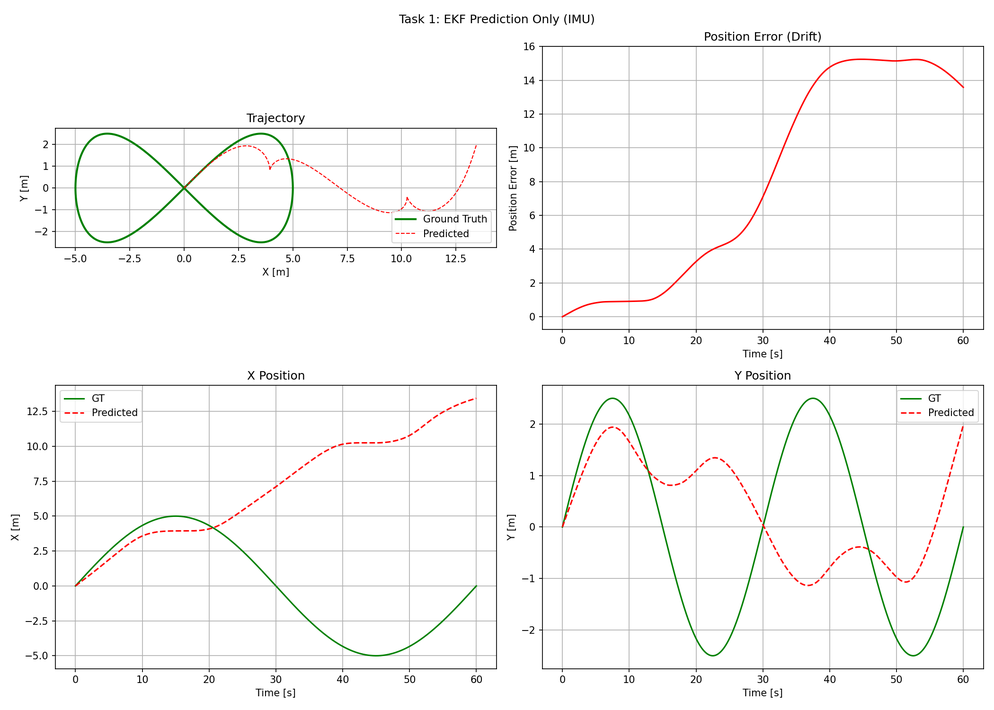
#> input picture week_02/lab_solutions/task1_prediction.png, 994 x 710 px, shrunk from 2100 x 1500 before the run
$ python -i task2_solution.py   (imports and definitions only)
#> lines starting #> are read from the running program, lines starting #| are printed output that depends on the picture
#!/usr/bin/env python3
"""
Week 10 - Task 2 Solution: Feature Detection and Matching
Harris corner detector, patch descriptors, brute-force matching with ratio test.
"""

import os
import numpy as np
import matplotlib
# [1 line not run here, left out]
import matplotlib.pyplot as plt
from scipy.ndimage import gaussian_filter


def harris_corner_response(image, k=0.04, window_size=5):
    """Compute Harris corner response using structure tensor."""
#> called with k = 0.04, window_size = 5
    # Compute gradients using finite differences
    Iy, Ix = np.gradient(image)
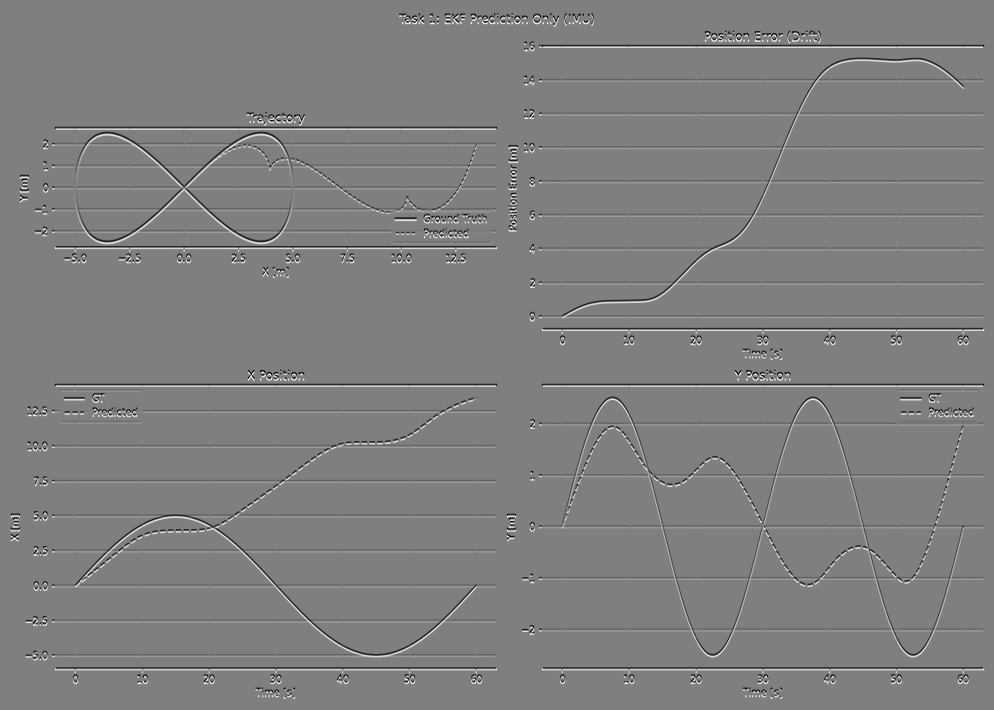
#> Iy: shape (710, 994) float64; min -127.5, max 127.5, mean 0; drawn with min black and max white

    # Structure tensor components
    Ixx = gaussian_filter(Ix * Ix, sigma=window_size / 3.0)
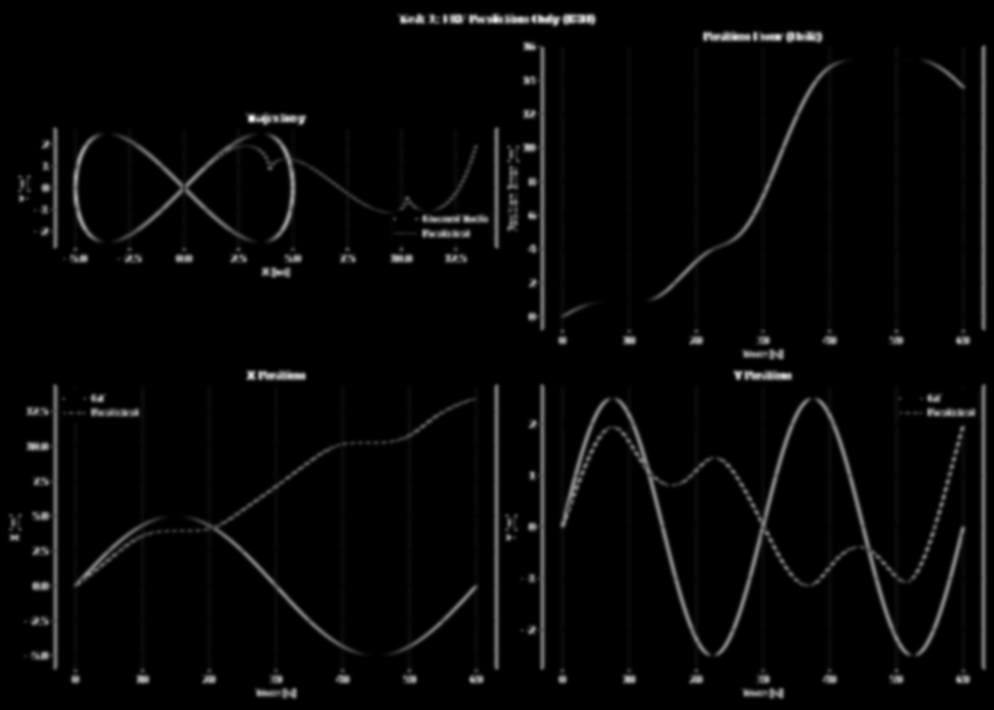
#> Ixx: shape (710, 994) float64; min 0, max 7790.2, mean 211.8; drawn with min black and max white
    Iyy = gaussian_filter(Iy * Iy, sigma=window_size / 3.0)
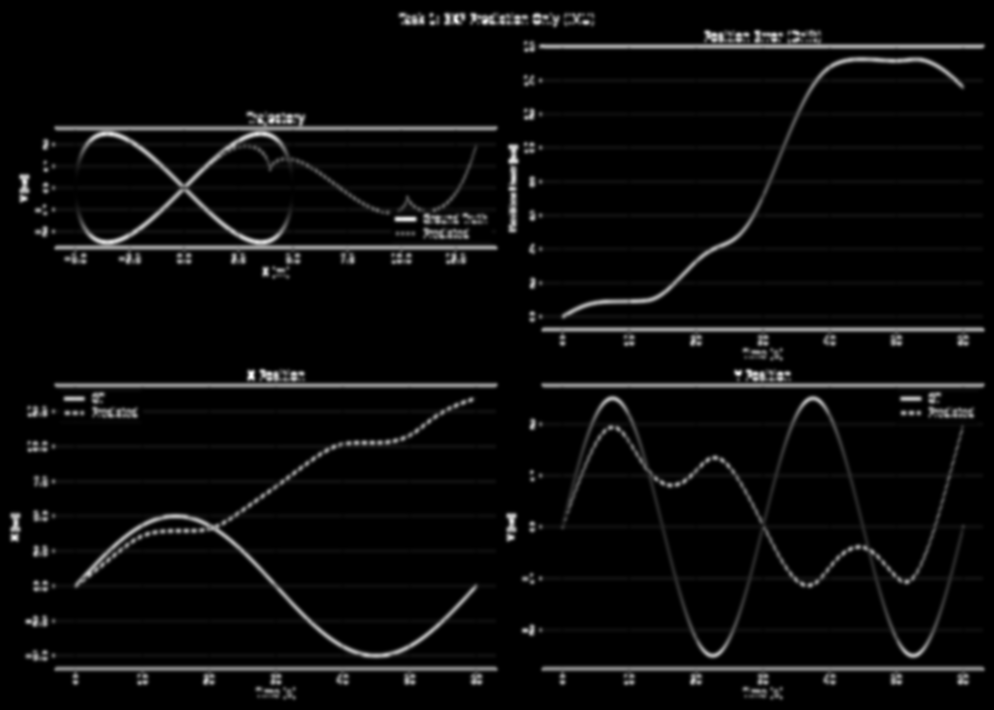
#> Iyy: shape (710, 994) float64; min 0, max 5622.6, mean 231.8; drawn with min black and max white
    Ixy = gaussian_filter(Ix * Iy, sigma=window_size / 3.0)
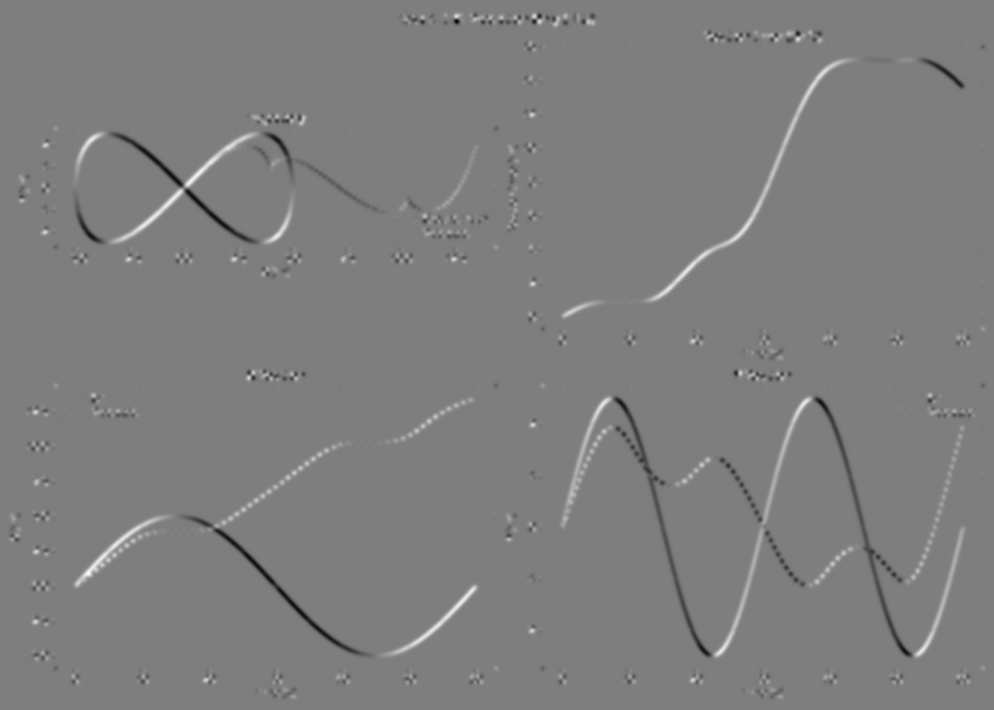
#> Ixy: shape (710, 994) float64; min -4029.4, max 4122.3, mean 9.2; drawn with min black and max white

    # Harris response: det(M) - k * trace(M)^2
    det_M = Ixx * Iyy - Ixy * Ixy
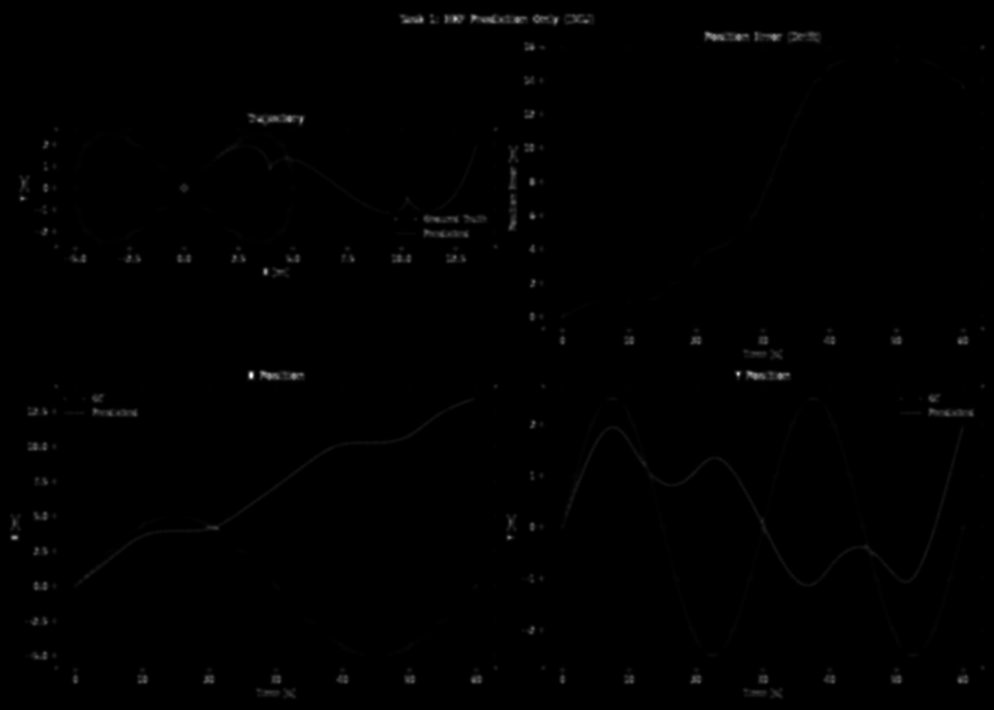
#> det_M: shape (710, 994) float64; min 0, max 37094339.4, mean 167672.6; drawn with min black and max white
    trace_M = Ixx + Iyy
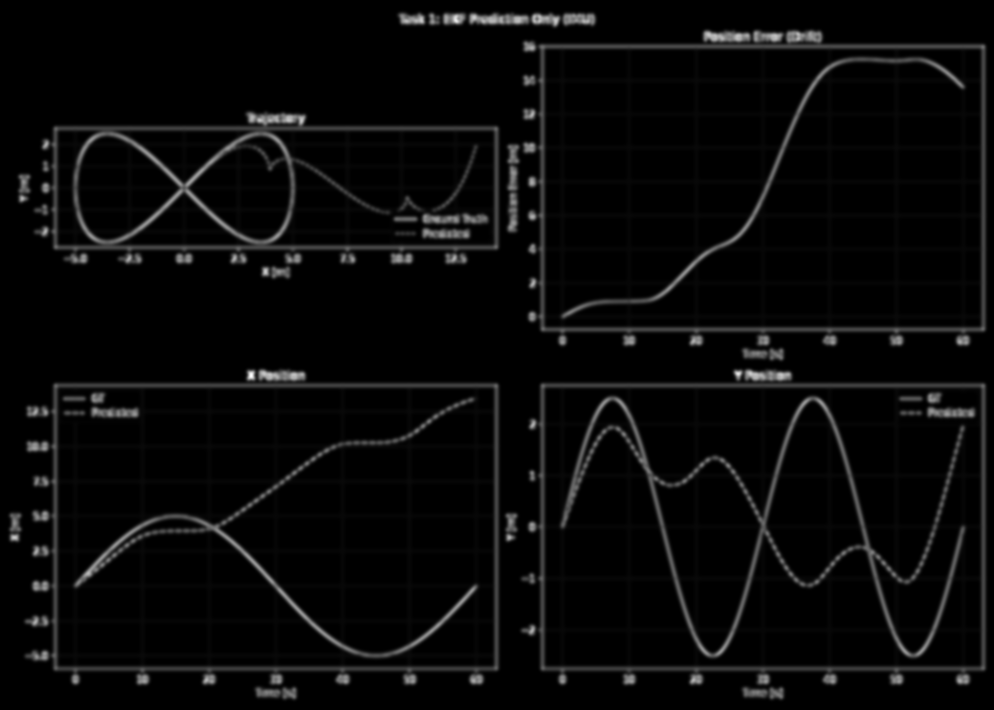
#> trace_M: shape (710, 994) float64; min 0, max 12227.9, mean 443.6; drawn with min black and max white
    response = det_M - k * trace_M * trace_M

    return response


# [149 lines left out: functions non_maximum_suppression, compute_simple_descriptor, match_features, main, not called in this run]


# [2 lines not run here, left out]

>>> import cv2
>>> picture = cv2.imread('../../week_02/lab_solutions/task1_prediction.png', cv2.IMREAD_GRAYSCALE)
>>> result = harris_corner_response(picture)

$ run again, on week_02/lab_solutions/task2_encoder_update.png
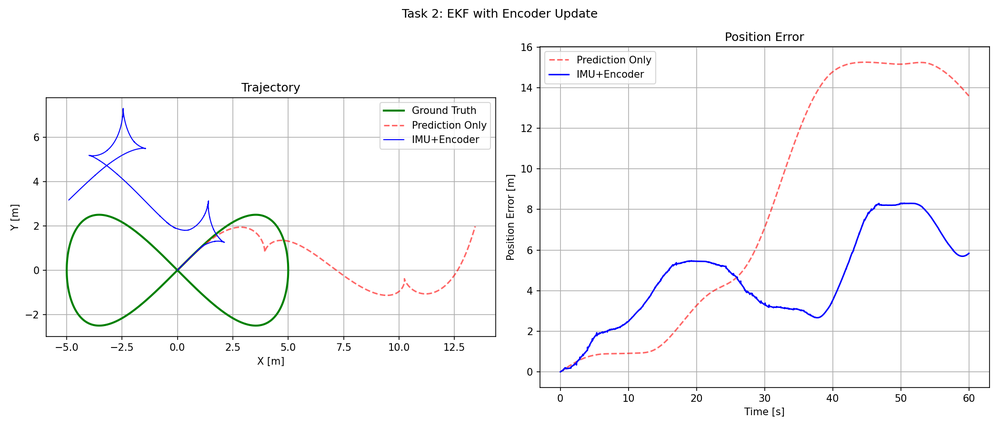
#> input picture week_02/lab_solutions/task2_encoder_update.png, 1000 x 429 px, shrunk from 2100 x 900 before the run
#> in harris_corner_response, `trace_M = Ixx + Iyy`:
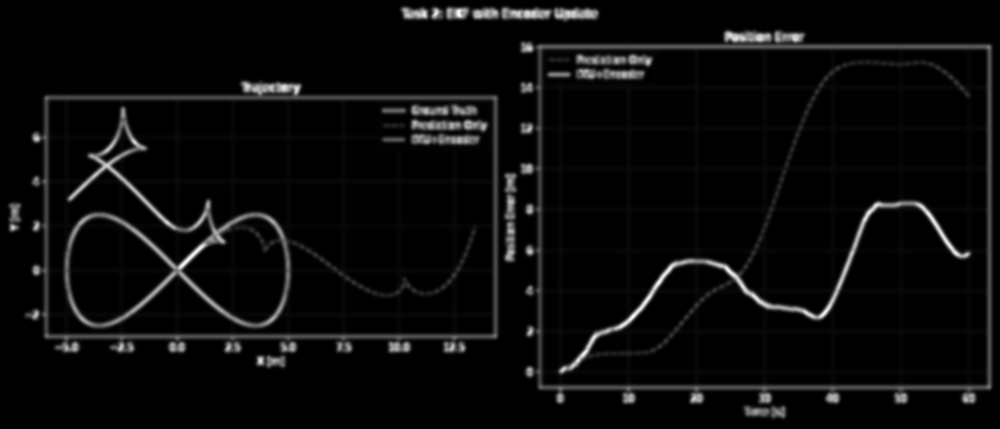
#> trace_M: shape (429, 1000) float64; min 0, max 10780.8, mean 458.4; drawn with min black and max white
#> in harris_corner_response, `response = det_M - k * trace_M * trace_M`:
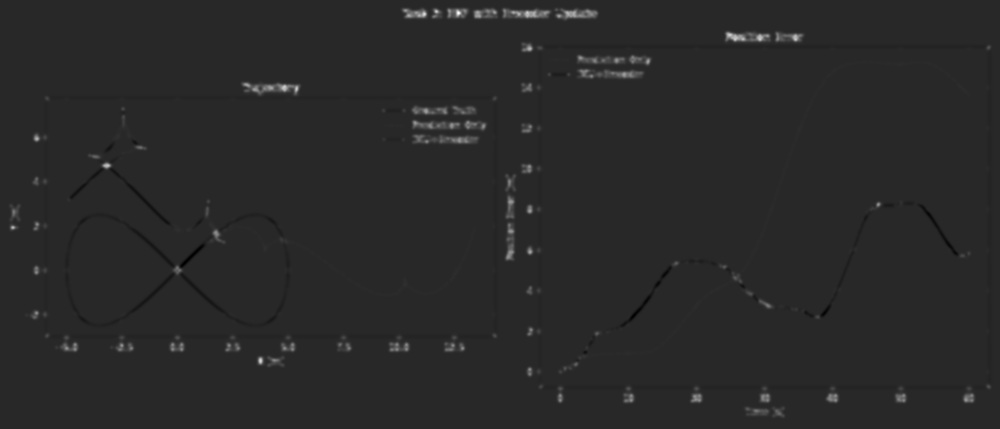
#> response: shape (429, 1000) float64; min -4354246.2, max 23202339.8, mean 121426.1; drawn with min black and max white

$ run again, on week_02/lab_solutions/task3_gps_update.png
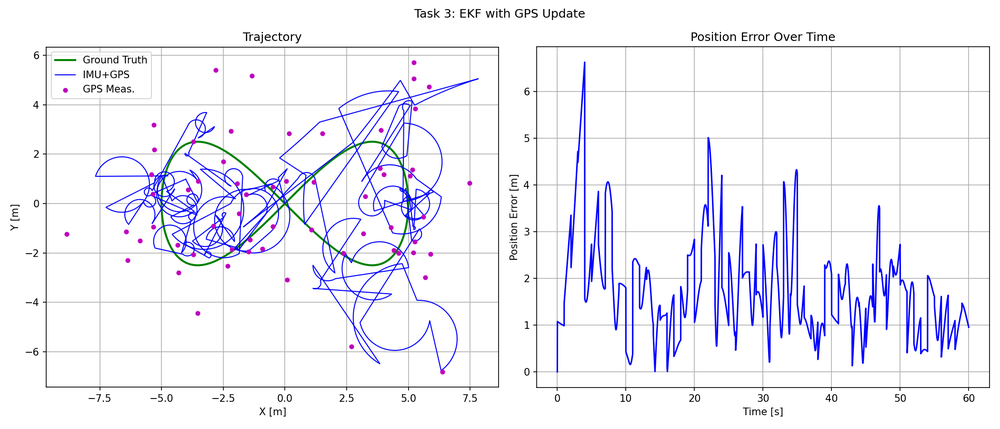
#> input picture week_02/lab_solutions/task3_gps_update.png, 1000 x 429 px, shrunk from 2100 x 900 before the run
#> in harris_corner_response, `trace_M = Ixx + Iyy`:
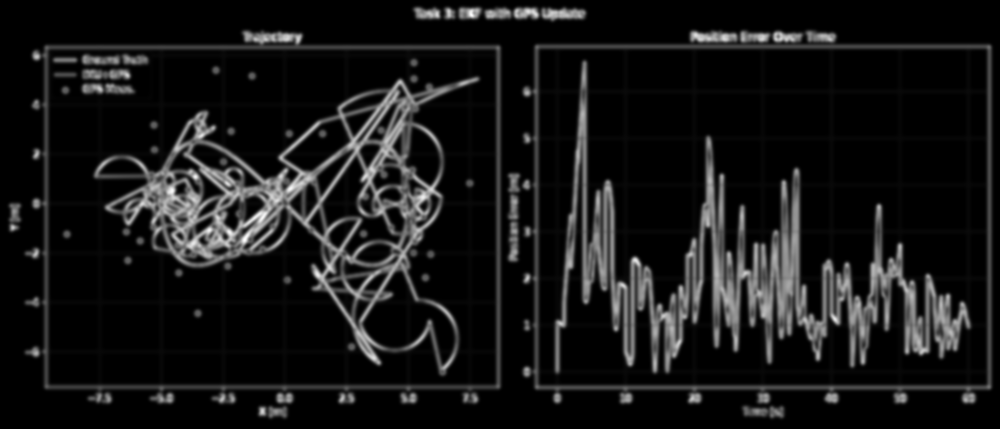
#> trace_M: shape (429, 1000) float64; min 0, max 11415.6, mean 1038.5; drawn with min black and max white
#> in harris_corner_response, `response = det_M - k * trace_M * trace_M`:
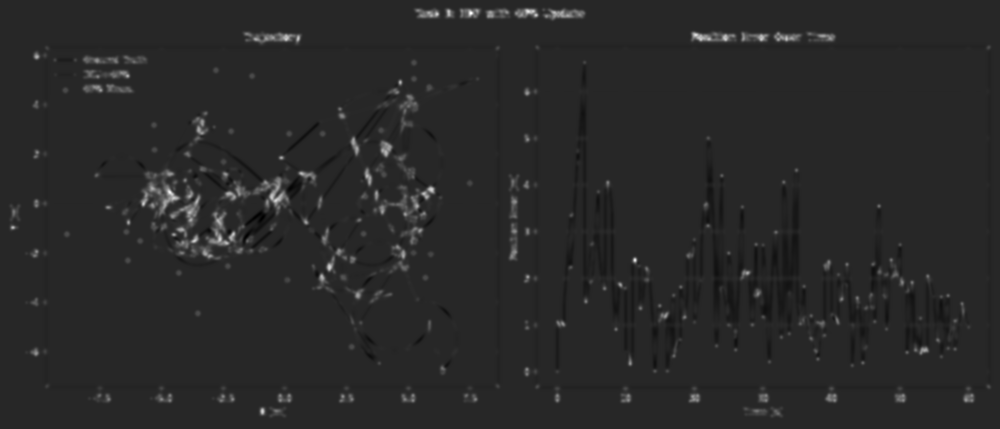
#> response: shape (429, 1000) float64; min -4264301, max 23590236, mean 214698.7; drawn with min black and max white

$ run again, on week_02/lab_solutions/task6_full_ekf.png
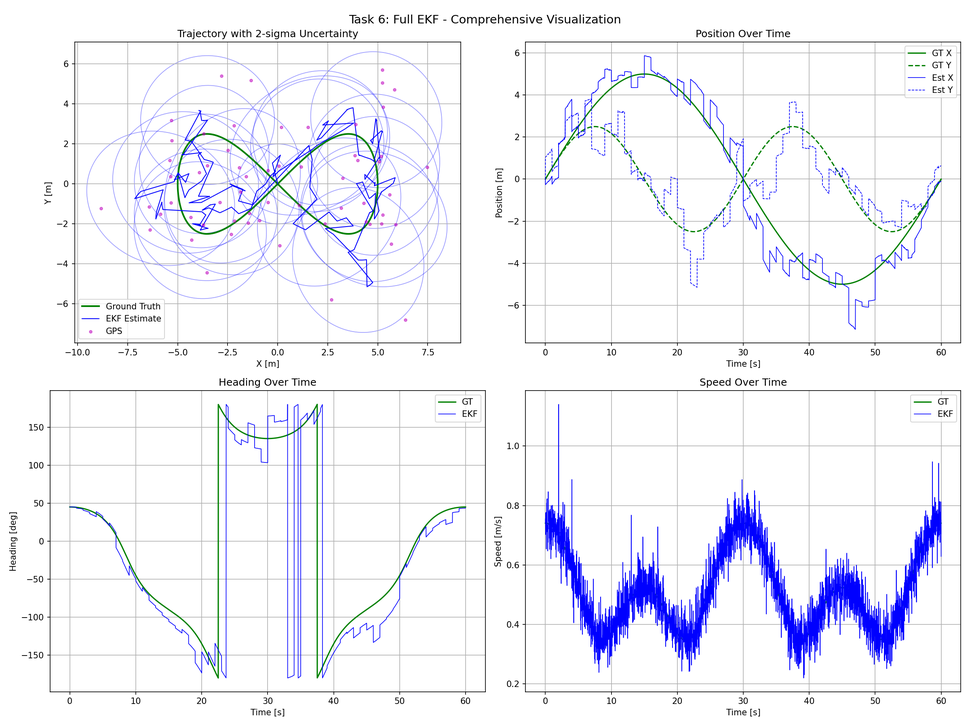
#> input picture week_02/lab_solutions/task6_full_ekf.png, 970 x 727 px, shrunk from 2400 x 1800 before the run
#> in harris_corner_response, `trace_M = Ixx + Iyy`:
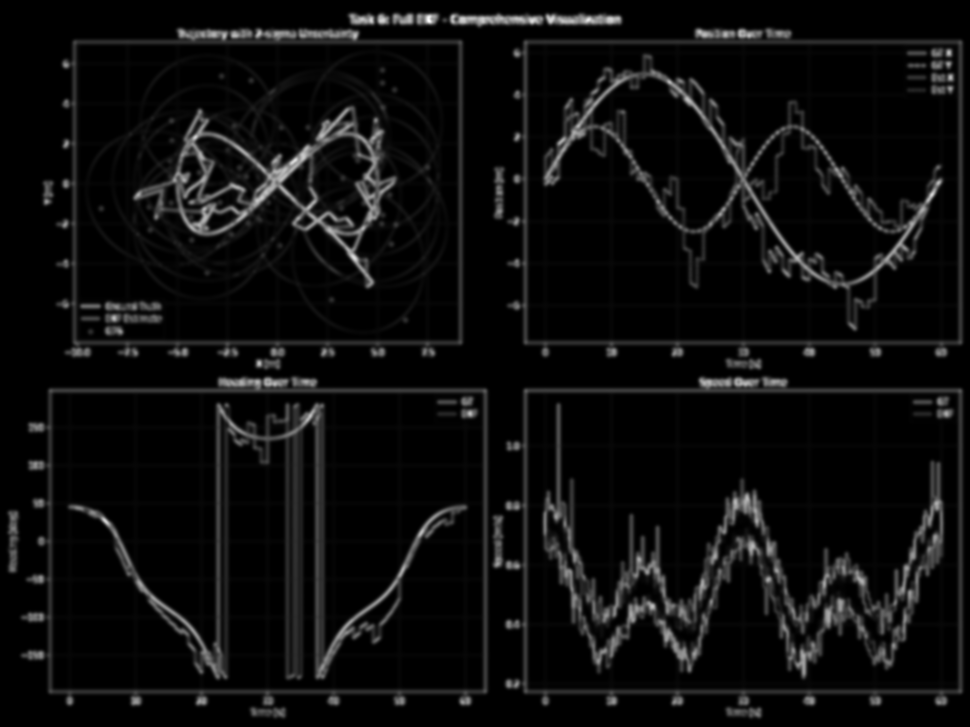
#> trace_M: shape (727, 970) float64; min 0, max 11040.3, mean 587.6; drawn with min black and max white
#> in harris_corner_response, `response = det_M - k * trace_M * trace_M`:
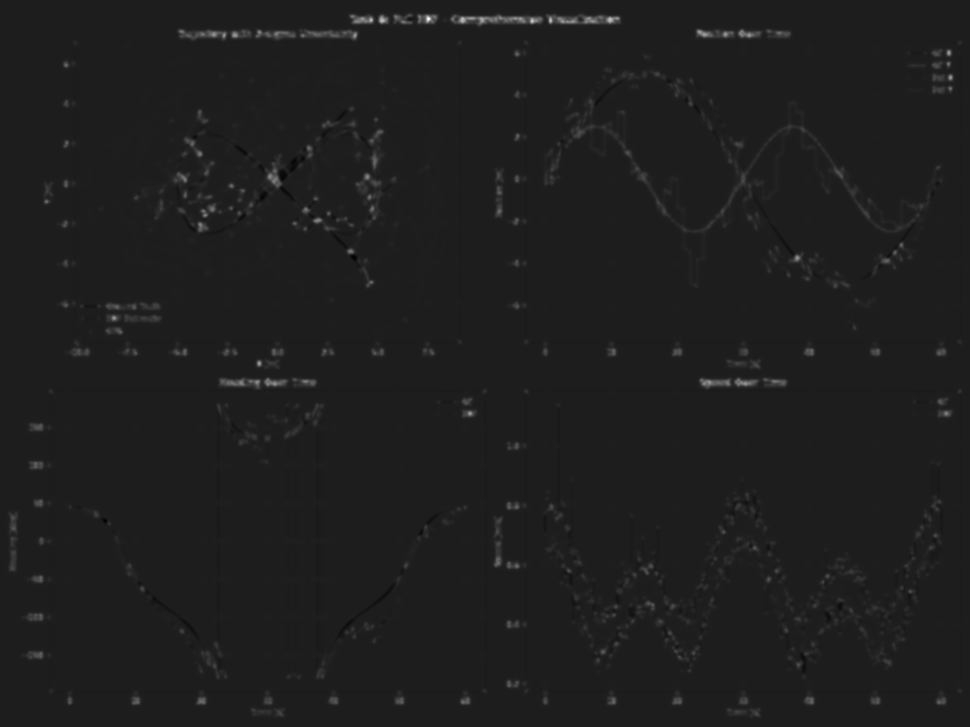
#> response: shape (727, 970) float64; min -3144164, max 23597456.6, mean 138273.8; drawn with min black and max white
